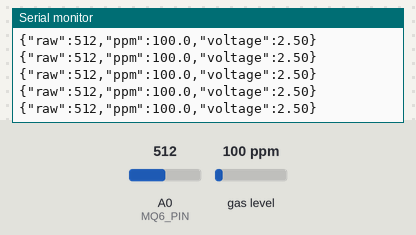
A sketch run on a simulated Arduino Uno, built with avr-gcc and run on an emulated ATmega328P. On the bench: the last lines printed to the serial monitor. Inputs (shaded band) come from the test bench; at power-on: gas level 100 ppm, A0 (MQ6_PIN) = 512.

Above: at 11.2 s.
11.3 s: gas level set to 20 ppm
At 11.72 s:
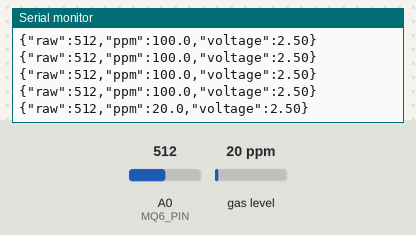
12.8 s: A0 (MQ6_PIN) set to 716
At 12.98 s:
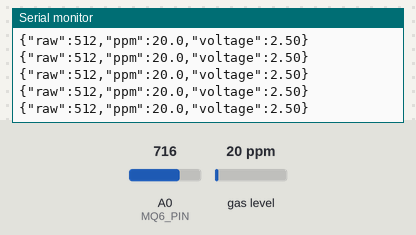
14.3 s: gas level set to 250 ppm
At 14.49 s:
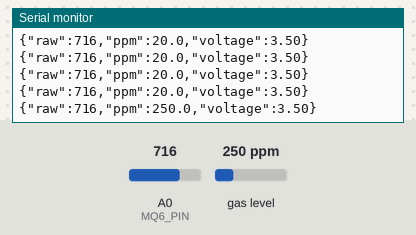
15.8 s: A0 (MQ6_PIN) set to 900
At 15.99 s:
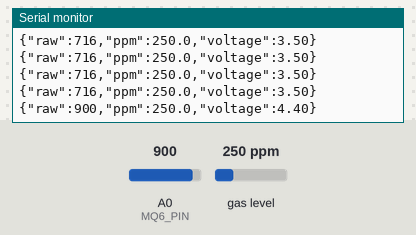
Timing chart, 0 to 18.3 s (numbered marks = the images above; inputs shaded):
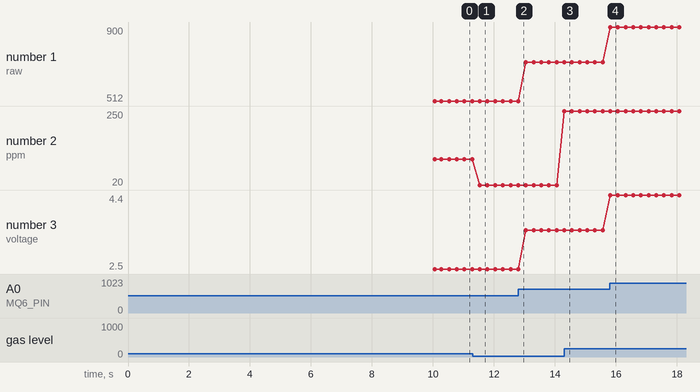

The sketch:

team_project.ino
```cpp
#include <MQUnifiedsensor.h>


#define       Board               "Arduino UNO"
const float   V_REF             = 5.0;
const uint8_t ADC_BITS          = 10;
const int     MQ6_PIN           = A0;
const float   RL_VALUE          = 10.0;

const float   LPG_A             = 39.062;
const float   LPG_B             = -1.518;


const uint8_t CAL_SAMPLES  = 20;
const uint16_t CAL_DELAY   = 500;
const float   RATIO_CLEAN_AIR = 10.0;

MQUnifiedsensor MQ6(Board, V_REF, ADC_BITS, MQ6_PIN, "MQ‑6");

void setup() {
  Serial.begin(9600);

  MQ6.setRL(RL_VALUE);
  MQ6.setRegressionMethod(1);
  MQ6.setA(LPG_A);
  MQ6.setB(LPG_B);


  Serial.print(F("{\"status\":\"calibrating\",\"samples\":"));
  Serial.print(CAL_SAMPLES);
  Serial.println(F("}"));

  float rs_sum = 0;
  for (uint8_t i = 0; i < CAL_SAMPLES; ++i) {
    int adc = analogRead(MQ6_PIN);
    float vout = adc * (V_REF / 1023.0);
    float rs = (V_REF - vout) * RL_VALUE / vout;
    rs_sum += rs;
    delay(CAL_DELAY);
  }
  float rs_avg = rs_sum / CAL_SAMPLES;
  float R0 = rs_avg / RATIO_CLEAN_AIR;
  MQ6.setR0(R0);

  Serial.print(F("{\"status\":\"R0\",\"value\":"));
  Serial.print(R0, 2);
  Serial.println(F("}"));
  Serial.println(F("{\"status\":\"ready\"}"));
}

void loop() {
  MQ6.update();

  float ppm  = MQ6.readSensor();
  int   raw  = analogRead(MQ6_PIN);
  float vout = raw * (V_REF / 1023.0);

  Serial.print('{');
  Serial.print("\"raw\":");     Serial.print(raw);
  Serial.print(",\"ppm\":");     Serial.print(ppm, 1);
  Serial.print(",\"voltage\":"); Serial.print(vout, 2);
  Serial.println('}');

  delay(250);
}
```

Measured:
- after the input at 11.3 s, the serial monitor: prints a new line after 0.24 s (image 1)
- after the input at 14.3 s, the serial monitor: prints a new line at once (image 3)
- after the input at 15.8 s, the serial monitor: prints a new line at once (image 4)
- plotted number 1: 512 → 716 after the input at 12.8 s, 716 → 900 after the input at 15.8 s
- plotted number 2: 100 → 20 after the input at 11.3 s, 20 → 250 after the input at 14.3 s
- plotted number 3: 2.5 → 3.5 after the input at 12.8 s, 3.5 → 4.4 after the input at 15.8 s
